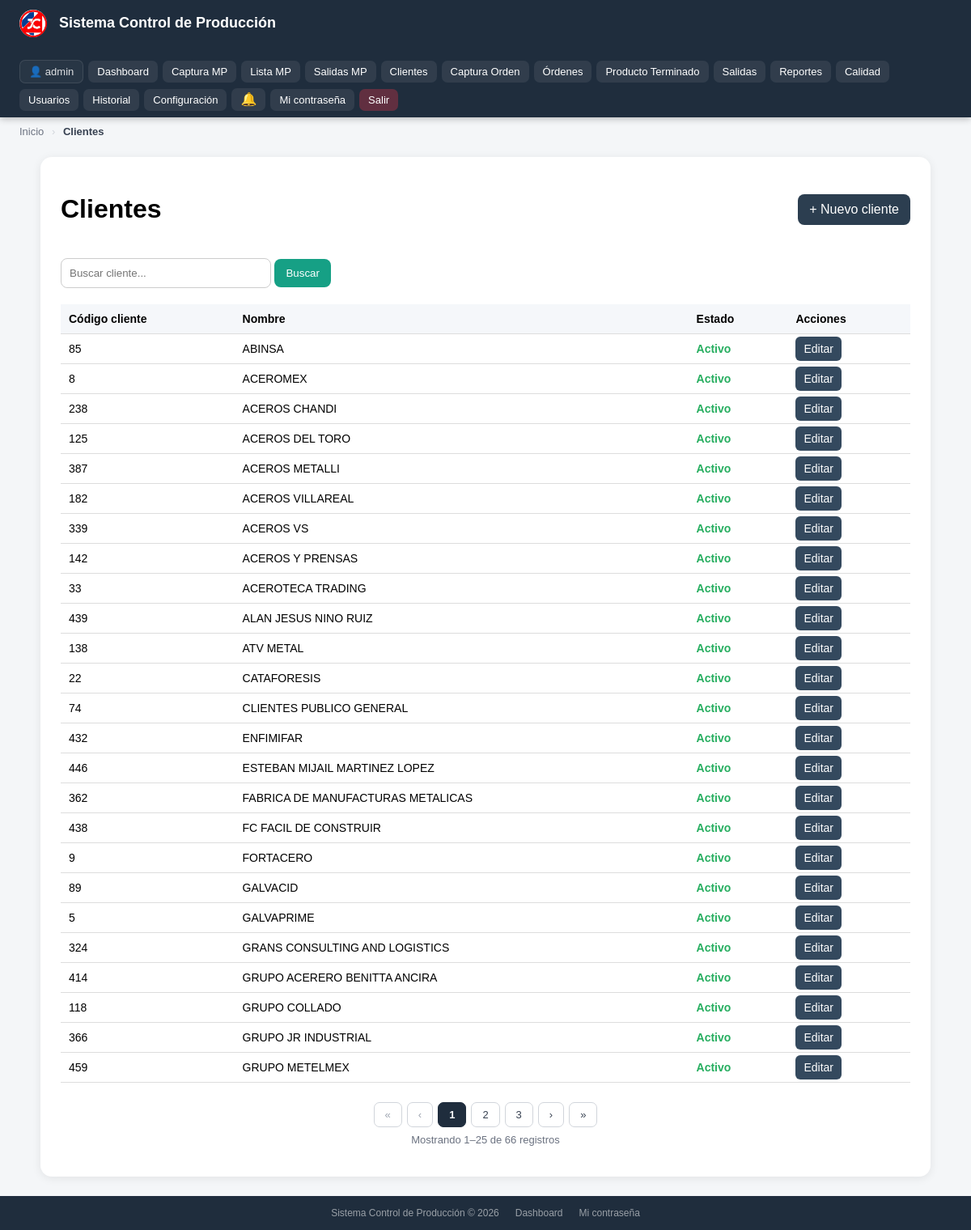
The app's page /clientes/ (signed in) with its own data.
### dashboard/models.py (models this page shows, shortened)
class ConfiguracionEmpresa(models.Model):
    nombre_empresa = models.CharField(max_length=120, default='Sistema Control de Producción')
    slogan         = models.CharField(max_length=200, blank=True, default='')
    logo_url       = models.URLField(blank=True, default='', verbose_name='URL del logo')
    class Meta:
        verbose_name = 'Configuración de Empresa'
    @classmethod
    def get(cls):
        obj, _ = cls.objects.get_or_create(pk=1, defaults={
            'nombre_empresa': 'Sistema Control de Producción'
        })
        return obj

### inventario/models.py (models this page shows, shortened)
class Cliente(models.Model):
    codigo_cliente = models.CharField(max_length=50, unique=True, null=True, blank=True)
    nombre = models.CharField(max_length=150, unique=True)
    activo = models.BooleanField(default=True)

### inventario/views.py (the view)
# urls.py: path('clientes/', lista_clientes, name='lista_clientes'),
@login_required
def lista_clientes(request):
    if not (
        request.user.is_superuser or
        request.user.groups.filter(name__in=['Administrador', 'Supervisor', 'Coordinador']).exists()
    ):
        return HttpResponse("No tienes permiso para ver clientes.")
    busqueda = request.GET.get('q', '')
    qs = Cliente.objects.all().order_by('nombre')
    if busqueda:
        qs = qs.filter(nombre__icontains=busqueda)
    paginator = Paginator(qs, 25)
    page_obj  = paginator.get_page(request.GET.get('page', 1))
    return render(request, 'inventario/lista_clientes.html', {
        'clientes': page_obj,
        'page_obj': page_obj,
        'busqueda': busqueda,
    })

### inventario/templates/inventario/lista_clientes.html (shortened to what this page needs)
{% extends 'base.html' %}
{% block breadcrumbs %}
<div class="breadcrumbs">
    <a href="{% url 'inicio' %}">Inicio</a>
    <span class="sep">›</span>
    <span class="current">Clientes</span>
</div>
{% endblock %}
{% block content %}
<div class="contenedor">
    <div class="topbar">
        <h1>Clientes</h1>
        <a href="{% url 'captura_cliente' %}">+ Nuevo cliente</a>
    </div>
    <form method="get" style="margin-bottom: 20px;">
        <input type="text" name="q" placeholder="Buscar cliente..." value="{{ busqueda }}">
        <button type="submit">Buscar</button>
    </form>
    <table>
        <thead>
            <tr>
                <th>Código cliente</th>
                <th>Nombre</th>
                <th>Estado</th>
                <th>Acciones</th>
            </tr>
        </thead>
        <tbody>
            {% for cliente in clientes %}
            <tr>
                <td>{{ cliente.codigo_cliente }}</td>
                <td>{{ cliente.nombre }}</td>
                <td>
                    {% if cliente.activo %}
                        <span class="activo">Activo</span>
                    {% else %}
                        <span class="inactivo">Inactivo</span>
                    {% endif %}
                </td>
                <td>
                    <a class="btn-editar" href="{% url 'editar_cliente' cliente.id %}">Editar</a>
                </td>
            </tr>
            {% empty %}
            <tr>
                <td colspan="4">No hay clientes registrados.</td>
            </tr>
            {% endfor %}
        </tbody>
    </table>
    {% include 'partials/paginacion.html' %}
</div>
{% endblock %}

### templates/base.html (shortened to what this page needs)
{% load static %}
<!DOCTYPE html>
<html lang="es">
<head>
</head>
<body>
{% if request.user.is_authenticated %}
<nav class="navbar">
    <div class="logo">
        {% if config_empresa.logo_url %}
            <img src="{{ config_empresa.logo_url }}" alt="Logo"
                 style="height:34px;margin-right:10px;vertical-align:middle;border-radius:50%;">
        {% else %}
            <img src="{% static 'img/logo.webp' %}" alt="Logo"
                 style="height:34px;margin-right:10px;vertical-align:middle;border-radius:50%;">
        {% endif %}
        {{ config_empresa.nombre_empresa }}
    </div>
    <div class="links">
        <span class="usuario">👤 {{ request.user.username }}</span>
        <a href="{% url 'inicio' %}">Dashboard</a>
        <a href="{% url 'captura_mp' %}">Captura MP</a>
        <a href="{% url 'lista_mp' %}">Lista MP</a>
        <a href="{% url 'lista_salidas_mp' %}">Salidas MP</a>
        {% if es_admin_total or es_administrador or es_supervisor or es_coordinador %}
            <a href="{% url 'lista_clientes' %}">Clientes</a>
        {% endif %}
        {% if es_admin_total or es_administrador or es_supervisor or es_operador or es_capturista or es_coordinador %}
            <a href="{% url 'captura_orden' %}">Captura Orden</a>
            <a href="{% url 'lista_ordenes' %}">Órdenes</a>
        {% endif %}
        <a href="{% url 'lista_pt' %}">Producto Terminado</a>
        <a href="{% url 'lista_salidas' %}">Salidas</a>
        <a href="{% url 'reportes_index' %}">Reportes</a>
        <a href="{% url 'calidad_index' %}">Calidad</a>
        {% if es_admin_total %}
            <a href="{% url 'lista_usuarios' %}">Usuarios</a>
            <a href="{% url 'historial_general' %}">Historial</a>
            <a href="{% url 'configuracion_empresa' %}">Configuración</a>
        {% endif %}
        <div class="bell-wrap" id="bellWrap">
            <button class="bell-btn" onclick="toggleNotifs(event)" title="Notificaciones">
                🔔
            </button>
        </div>
        <a href="{% url 'cambiar_password' %}">Mi contraseña</a>
        <a href="{% url 'logout' %}" class="logout">Salir</a>
    </div>
</nav>
{% endif %}
{% block breadcrumbs %}{% endblock %}
<div class="contenido">
    {% block content %}{% endblock %}
</div>
<footer class="footer">
    <span>Sistema Control de Producción &copy; 2026</span>
    <a href="{% url 'inicio' %}">Dashboard</a>
    {% if request.user.is_authenticated %}
    <a href="{% url 'cambiar_password' %}">Mi contraseña</a>
    {% endif %}
</footer>
</body>
</html>

### templates/base.html (style rules this page uses)
*, *::before, *::after { box-sizing: border-box; }
body { margin: 0; font-family: Arial, sans-serif; background: #f4f6f8; min-height: 100vh; display: flex; flex-direction: column; }
.navbar { background: #1f2d3d; color: white; padding: 0 24px; display: flex; justify-content: space-between; align-items: center; min-height: 56px; flex-wrap: wrap; gap: 8px; position: sticky; top: 0; z-index: 100; box-shadow: 0 2px 8px rgba(0,0,0,0.25); }
.navbar .logo { font-size: 18px; font-weight: bold; padding: 12px 0; white-space: nowrap; }
.navbar .links { display: flex; gap: 6px; flex-wrap: wrap; align-items: center; padding: 8px 0; }
.navbar a { color: white; text-decoration: none; padding: 6px 11px; border-radius: 7px; font-size: 13px; background: rgba(255,255,255,0.08); white-space: nowrap; transition: background 0.15s; }
.navbar a.logout { background: rgba(220,53,69,0.35); }
.usuario { font-size: 13px; opacity: 0.85; padding: 6px 11px; border-radius: 7px; background: rgba(255,255,255,0.05); border: 1px solid rgba(255,255,255,0.12); }
.bell-wrap { position: relative; display: inline-flex; align-items: center; }
.bell-btn { background: rgba(255,255,255,0.08); border: none; color: white; padding: 6px 11px; border-radius: 7px; font-size: 16px; cursor: pointer; position: relative; line-height: 1; }
.breadcrumbs { padding: 10px 24px 0; font-size: 13px; color: #6b7280; }
.breadcrumbs a { color: #6b7280; text-decoration: none; }
.breadcrumbs .sep { color: #d1d5db; margin: 0 6px; }
.breadcrumbs .current { color: #374151; font-weight: 600; }
.contenido { padding: 24px; flex: 1; }
.footer { background: #1f2d3d; color: rgba(255,255,255,0.55); text-align: center; padding: 14px 24px; font-size: 12px; display: flex; justify-content: center; gap: 20px; flex-wrap: wrap; }
.footer a { color: rgba(255,255,255,0.55); text-decoration: none; }

### inventario/templates/inventario/lista_clientes.html (style rules this page uses)
.contenedor { max-width: 1100px; margin: auto; background: white; padding: 25px; border-radius: 14px; box-shadow: 0 2px 12px rgba(0,0,0,0.08); }
.topbar { display: flex; justify-content: space-between; align-items: center; margin-bottom: 20px; flex-wrap: wrap; gap: 12px; }
.topbar a { background: #2c3e50; color: white; padding: 10px 14px; border-radius: 8px; text-decoration: none; }
form input { padding: 10px; border: 1px solid #ccc; border-radius: 8px; min-width: 260px; }
form button { padding: 10px 14px; border: none; border-radius: 8px; background: #16a085; color: white; cursor: pointer; }
table { width: 100%; border-collapse: collapse; font-size: 14px; }
th, td { padding: 10px; border-bottom: 1px solid #ddd; text-align: left; }
th { background: #f5f7fa; }
.activo { color: #27ae60; font-weight: bold; }
.btn-editar { background: #34495e; color: white; padding: 7px 10px; border-radius: 6px; text-decoration: none; }

### records on screen
ConfiguracionEmpresa: nombre_empresa "Sistema Control de Producción"
Cliente: codigo_cliente "85", nombre "ABINSA", activo "Activo"
Cliente: codigo_cliente "8", nombre "ACEROMEX", activo "Activo"
Cliente: codigo_cliente "238", nombre "ACEROS CHANDI", activo "Activo"
Cliente: codigo_cliente "125", nombre "ACEROS DEL TORO", activo "Activo"
Cliente: codigo_cliente "387", nombre "ACEROS METALLI", activo "Activo"
Cliente: codigo_cliente "182", nombre "ACEROS VILLAREAL", activo "Activo"
Cliente: codigo_cliente "339", nombre "ACEROS VS", activo "Activo"
Cliente: codigo_cliente "142", nombre "ACEROS Y PRENSAS", activo "Activo"
Cliente: codigo_cliente "33", nombre "ACEROTECA TRADING", activo "Activo"
Cliente: codigo_cliente "439", nombre "ALAN JESUS NINO RUIZ", activo "Activo"
Cliente: codigo_cliente "138", nombre "ATV METAL", activo "Activo"
Cliente: codigo_cliente "22", nombre "CATAFORESIS", activo "Activo"
Cliente: codigo_cliente "74", nombre "CLIENTES PUBLICO GENERAL", activo "Activo"
Cliente: codigo_cliente "432", nombre "ENFIMIFAR", activo "Activo"
Cliente: codigo_cliente "446", nombre "ESTEBAN MIJAIL MARTINEZ LOPEZ", activo "Activo"
Cliente: codigo_cliente "362", nombre "FABRICA DE MANUFACTURAS METALICAS", activo "Activo"
Cliente: codigo_cliente "438", nombre "FC FACIL DE CONSTRUIR", activo "Activo"
Cliente: codigo_cliente "9", nombre "FORTACERO", activo "Activo"
Cliente: codigo_cliente "89", nombre "GALVACID", activo "Activo"
Cliente: codigo_cliente "5", nombre "GALVAPRIME", activo "Activo"
Cliente: codigo_cliente "324", nombre "GRANS CONSULTING AND LOGISTICS", activo "Activo"
Cliente: codigo_cliente "414", nombre "GRUPO ACERERO BENITTA ANCIRA", activo "Activo"
Cliente: codigo_cliente "118", nombre "GRUPO COLLADO", activo "Activo"
Cliente: codigo_cliente "366", nombre "GRUPO JR INDUSTRIAL", activo "Activo"
Cliente: codigo_cliente "459", nombre "GRUPO METELMEX", activo "Activo"

### other values on screen
{{ request.user.username }} "admin"
{{ num }} "1"
{{ num }} "2" "3"
{{ page_obj.start_index }} "1"
{{ page_obj.end_index }} "25"
{{ page_obj.paginator.count }} "66"
